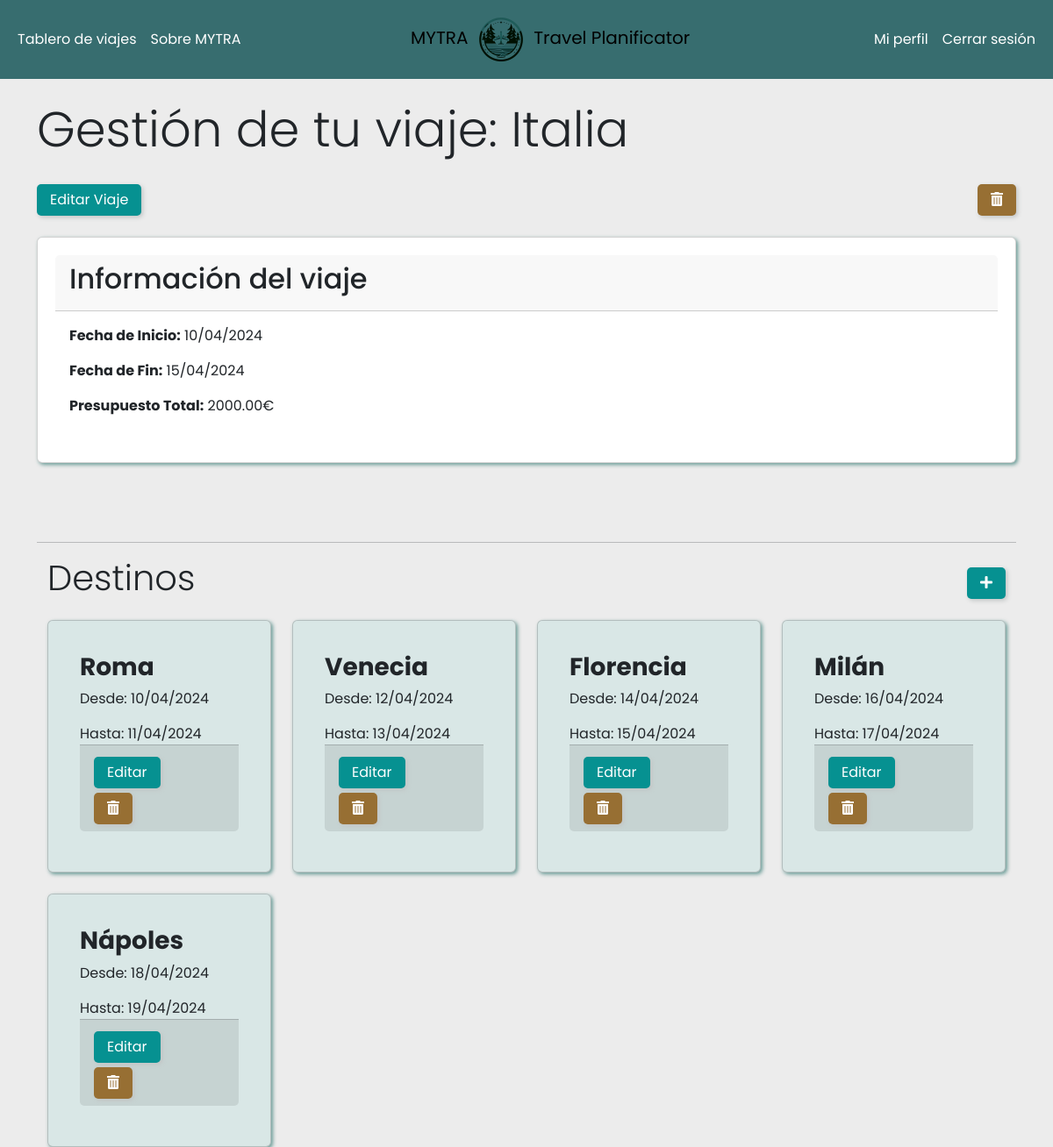
/View/gestionViaje.php?id_viaje=2 (signed in), run on the app's committed database.
### tables this page shows
CREATE TABLE Viajes (
    id_viaje INT PRIMARY KEY AUTO_INCREMENT NOT NULL,
    nombre_viaje VARCHAR(100) NOT NULL,
    fecha_inicio DATE NOT NULL,
    fecha_fin DATE NOT NULL,
    presupuesto_total DECIMAL(10 , 2 ) NOT NULL,
    id_usuario INT,
    ruta_imagen VARCHAR(255) NULL,
    CONSTRAINT id_usuario_fk FOREIGN KEY (id_usuario)
        REFERENCES Usuarios (id_usuario)
        ON DELETE CASCADE
);

CREATE TABLE Destinos (
    id_destino INT PRIMARY KEY AUTO_INCREMENT NOT NULL,
    nombre_destino VARCHAR(100) NOT NULL,
    fecha_inicio DATE NOT NULL,
    fecha_fin DATE NOT NULL,
    id_viaje INT,
    CONSTRAINT id_viaje_fk FOREIGN KEY (id_viaje)
        REFERENCES Viajes (id_viaje)
         ON DELETE CASCADE
);

### Model/Conexion.php (called while the page is built, shortened)
<?php
function crearConexion(){
    $host = "localhost";
    $user = "root";
    $password = "";
    $database = "travelplanificator";
    $conexion = mysqli_connect($host,$user,$password,$database);
    return $conexion;
}

### Controller/ViajeController.php (called while the page is built, shortened)
<?php
require_once __DIR__ . '/../model/ViajeModel.php';
class ViajeController{
    private $viajeModel;
    public function __construct(){
        $this->viajeModel = new ViajeModel();
    }
    public function obtenerViajeporIdController($idViaje){
        return $this->viajeModel->obtenerViajePorIdModel($idViaje);
    }
}

### Model/ViajeModel.php (called while the page is built, shortened)
<?php
require_once __DIR__ . '/Conexion.php';
class ViajeModel {
    private $db;
    public function __construct(){
        $this->db = crearConexion();
    }
    public function obtenerViajePorIdModel($idViaje){
        $sql = "SELECT * FROM Viajes WHERE id_viaje = ?";
        if($stmt = $this->db->prepare($sql)){
            $stmt->bind_param("i", $idViaje);
            $stmt->execute();
            $resultado = $stmt->get_result();
            if($viaje = $resultado->fetch_assoc()){
                return $viaje;
            }else{
                $stmt->close();
                return null;
            }
        }else{
            return null;
        }
    }
}

### Controller/DestinoController.php (called while the page is built, shortened)
<?php
require_once __DIR__ . '/../model/DestinoModel.php';
class DestinoController{
    private $destinoModel;
    public function __construct(){
        $this->destinoModel = new DestinoModel();
    }
    public function obtenerDestinosPorViajeController($idViaje){
        return $this->destinoModel->obtenerDestinosPorViajeModel($idViaje);
    }
}

### Model/DestinoModel.php (called while the page is built, shortened)
<?php
require_once __DIR__ . '/Conexion.php';
class DestinoModel{
    private $db;
    public function __construct(){
        $this->db = crearConexion();
    }
    public function obtenerDestinosPorViajeModel($idViaje){
        $sql = "SELECT * FROM Destinos WHERE id_viaje = ? ORDER BY fecha_inicio ASC";
        $destinos = [];
        if($stmt = $this->db->prepare($sql)){
            $stmt->bind_param("i", $idViaje);
            if($stmt->execute()){
                $resultado = $stmt->get_result();
                while($fila = $resultado->fetch_assoc()){
                    $destinos[] = $fila;
                }
                return $destinos;
            }else{
                $stmt->close();
                return false;
            }
        }else{
            return false;
        }
    }
}

### View/gestionViaje.php (the view, shortened to what this page needs)
<?php
require_once __DIR__ . '/../controller/ViajeController.php';
require_once __DIR__ . '/../controller/DestinoController.php';
$viajeController = new ViajeController();
$destinoController = new DestinoController();
$idViaje = isset($_GET['id_viaje']) ? (int) $_GET['id_viaje'] : null;
if ($idViaje) {
    $viaje = $viajeController->obtenerViajePorIdController($idViaje);
    $destinos = $destinoController->obtenerDestinosPorViajeController($idViaje);
} else {
    $_SESSION['mensaje'] = "No se ha especificado el viaje.";
    header("Location: ./TableroDeViajes.php");
    exit;
}
    $fechaInicioViaje = date('d/m/Y', strtotime($viaje['fecha_inicio']));
    $fechaFinViaje = date('d/m/Y', strtotime($viaje['fecha_fin']));
?>
<!DOCTYPE html>
<html lang="en">
<head>
    <link rel="stylesheet" href="../assets/css/btn.css">
    <link rel="stylesheet" href="../assets/css/tablero-viajes.css">
     <link href="https://cdn.jsdelivr.net/npm/bootstrap@5.3.3/dist/css/bootstrap.min.css" rel="stylesheet">
    <link rel="stylesheet" href="https://cdnjs.cloudflare.com/ajax/libs/font-awesome/5.15.4/css/all.min.css">
</head>
<body style="background: #ececec;">
    <?php include './navbar.php'; ?>
    <div class="wrapper" id="destinos" >
    <div class="container ">
        <div class="row mb-3">
            <div class="col-lg-12">
                <h1 class="display-4 mt-4 mb-2">Gestión de tu viaje: <?php echo htmlspecialchars($viaje['nombre_viaje']); ?></h1>
            </div>
        </div>
        <div class="row g-1">
            <div class="col mb-4">
                <button id="btnEditarViaje" class="btn-editar">Editar Viaje</button>
            </div>
            <div class="col-auto mb-4">
                <form method="POST" action="../Controller/EliminarViaje.php" onsubmit="return confirm('¿Estás seguro dequerer eliminar este viaje?');">
                    <button type="submit" class="btn-eliminar" title="Eliminar">
                    <i class="fas fa-trash-alt"></i>
                    </button>
                </form>
            </div>
        </div>
    <div class="row mb-3 informacion-viaje mb-0">
        <div class="col-lg-12">
            <div class="card">
                <div class="card-header">
                    <h2>Información del viaje</h2>
                </div>
                <div class="card-body">
                    <p><strong>Fecha de Inicio:</strong> <?php echo $fechaInicioViaje; ?></p>
                    <p><strong>Fecha de Fin:</strong> <?php echo $fechaFinViaje; ?></p>
                    <p><strong>Presupuesto Total:</strong> <?php echo htmlspecialchars($viaje['presupuesto_total']); ?>€</p>
                </div>
            </div>
        </div>
    </div>
    <br><br><hr>
    <div class="container mt-3">
    <div class="row align-items-center mb-3">
        <div class="col">
            <h2 class="display-6">Destinos</h2>
        </div>
        <div class="col-auto">
            <button id="btnAnadirDestino" class="btn-editar" style="display:block;">
                <i class="fas fa-plus"></i>
            </button>
        </div>
    </div>
    <div class="row row-cols-1 row-cols-md-2 row-cols-lg-4 g-4">
    <?php if (!empty($destinos)): ?>
        <?php foreach ($destinos as $destino):
            $fechaInicioDestino = date('d/m/Y', strtotime($destino['fecha_inicio']));
            $fechaFinDestino = date('d/m/Y', strtotime($destino['fecha_fin']));
        ?>
            <div class="col">
                <div class="card h-100 custom-card destinos-container">
                  <div class="card-body destino-card">
                        <div class="card-title destino" onclick="window.location.href='gestionActividades.php?id_destino=<?php echo $destino['id_destino']; ?>&id_viaje=<?=$idViaje?>';">
                            <h3 class="titulo-card"><?= htmlspecialchars($destino['nombre_destino'])?></h3>
                        </div>
                        <div class="card-content">
                            <div class="card-text fecha-info">
                            <p class="card-text">Desde: <?= htmlspecialchars($fechaInicioDestino)?></p>
                            <p class="card-text">Hasta: <?= htmlspecialchars($fechaFinDestino)?></p>
                            </div>
                            <div class="card-footer destino-card-buttons">
                                <button type="button" class="btn btn-editar" data-bs-toggle="modal" data-bs-target="#editDestinationModal"
                                data-id="<?= $destino['id_destino'] ?>"
                                data-nombre="<?= htmlspecialchars($destino['nombre_destino']) ?>"
                                data-fecha-inicio="<?= $destino['fecha_inicio'] ?>"
                                data-fecha-fin="<?= $destino['fecha_fin'] ?>">
                                    Editar
                                </button>
                                <form method="POST" action="../Controller/EliminarDestino.php" onsubmit="return confirm('¿Estás seguro dequerer eliminar este destino?');">
                                    <button type="submit" class="btn-eliminar" title="Eliminar">
                                        <i class="fas fa-trash-alt"></i>
                                    </button>
                                </form>
                            </div>
                        </div>
                    </div>
                </div>
            </div>
        <?php endforeach; ?>
            <?php else: ?>
                <p>No hay destinos para este viaje</p>
            <?php endif; ?>
    </div>
</div>
</div>
</div>
</body>
</html>

### assets/css/btn.css (style rules this page uses)
* { font-family: "Poppins", sans-serif; }
body { background-color: #ececec; }
.btn-eliminar { margin-top: 5px !important; padding: 6px 15px !important; cursor: pointer !important; text-align: center !important; background-color: #976f33 !important; color: #ffffff !important; border-radius: 5px !important; border: none !important; transition: background-color 0.3s ease, box-shadow 0.3s ease !important; box-shadow: 2px 2px 5px #c2c5c5 !important; }
.btn-editar { margin-top: 5px !important; padding: 6px 15px !important; cursor: pointer !important; text-align: center; background-color: #069191 !important; color: #ffffff !important; border-radius: 5px !important; border: none !important; transition: background-color 0.3s ease, box-shadow 0.3s ease !important; box-shadow: 2px 2px 5px #c2c5c5 !important; }

### assets/css/tablero-viajes.css (style rules this page uses)
* { font-family: "Poppins", sans-serif; }
´ .wrapper, #destinos { background: #ececec !important; }
.custom-card { background-color: #16b3a623 !important; }
.destinos-container { display: flex; flex-wrap: wrap; gap: 20px; background-color: #16b3a615 !important; }
.titulo-card { color: inherit; text-decoration: none; background-color: transparent; cursor: pointer; font-weight: bold; }
.card-footer { background-color: #91989b41 !important; }
.card { background-color: #f0f0f0; padding: 20px; box-shadow: 2px 2px 4px #0d635a96 !important; cursor: pointer; margin-bottom: 10px; transition: transform 0.3s ease, box-shadow 0.3s ease; }

### data on the page
viajes: nombre_viaje "Italia", fecha_inicio "10/04/2024", fecha_fin "15/04/2024", presupuesto_total "2000.00"
destinos: nombre_destino "Roma", fecha_inicio "10/04/2024", fecha_fin "11/04/2024"
destinos: nombre_destino "Venecia", fecha_inicio "12/04/2024", fecha_fin "13/04/2024"
destinos: nombre_destino "Florencia", fecha_inicio "14/04/2024", fecha_fin "15/04/2024"
destinos: nombre_destino "Milán", fecha_inicio "16/04/2024", fecha_fin "17/04/2024"
destinos: nombre_destino "Nápoles", fecha_inicio "18/04/2024", fecha_fin "19/04/2024"
